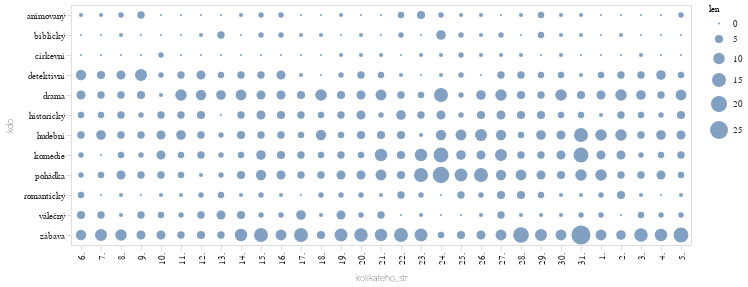

Notebook source saved alongside this figure:
### Code cell
do_grafu3 = pl.concat(
    [
        najdi_cloveka("komedi","komedie"),
        najdi_cloveka("drama","drama"),
        najdi_cloveka("zábavn","zábava"),
        najdi_cloveka("pohádk","pohádka"),
        najdi_cloveka("hudební","hudební"),
        najdi_cloveka("romantick","romantický"),
        najdi_cloveka("válečn","válečný"),
        najdi_cloveka("historick","historický"),
        najdi_cloveka("církevn","církevní"),
        najdi_cloveka("bibl","biblický"),
        najdi_cloveka("animovan","animovaný"),
        najdi_cloveka("detektiv","detektivní"),
    ]
)

alt.Chart(
    do_grafu3
).mark_circle(
).encode(
    alt.X("kolikateho_str:N",sort=poradi_dat),
    alt.Y("kdo:N"),
    alt.Size("len:Q")
)

### Figure 1 — Vega-Lite specification as saved in the notebook (floating-point values rounded to 4 significant figures; data arrays with more than 128 entries replaced by an {"elided": "..."} marker saying what was removed)
{"config": {"title": {"font": "Noticia Text", "fontSize": 11.5, "anchor": "start", "lineHeight": 19, "fontWeight": "bolder", "subtitleFont": "Noticia Text", "subtitleFontSize": 10, "subtitleLineHeight": 15, "subtitlePadding": 10, "dy": -10, "color": "#292829", "subtitleColor": "#292829"}, "axis": {"labelFont": "Asap", "titleFont": "Asap", "fontWeight": "lighter", "titleFontWeight": "lighter", "labelFontSize": 9, "titleFontSize": 9, "labelPadding": 2, "titlePadding": 9, "domainOpacity": 0, "tickColor": "#DCDDD6", "labelColor": "#292829"}, "legend": {"labelFont": "Asap", "labelFontWeight": "normal", "titleFont": "Asap", "titleFontWeight": "normal", "labelFontSize": 9, "titleFontSize": 9, "labelColor": "#292829"}}, "data": {"name": "data-707d2dd2923e139ecd4c8656c7762607"}, "mark": {"type": "circle"}, "encoding": {"size": {"field": "len", "type": "quantitative"}, "x": {"field": "kolikateho_str", "sort": ["6.", "7.", "8.", "9.", "10.", "11.", "12.", "13.", "14.", "15.", "16.", "17.", "18.", "19.", "20.", "21.", "22.", "23.", "24.", "25.", "26.", "27.", "28.", "29.", "30.", "31.", "1.", "2.", "3.", "4.", "5."], "type": "nominal"}, "y": {"field": "kdo", "type": "nominal"}}, "$schema": "https://vega.github.io/schema/vega-lite/v5.20.1.json", "datasets": {"data-707d2dd2923e139ecd4c8656c7762607": {"elided": "372 records"}}}
